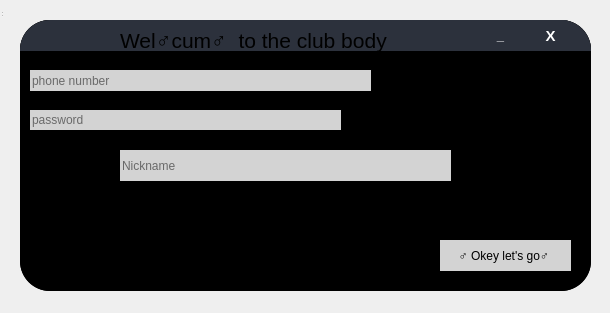
<?xml version="1.0" encoding="UTF-8"?>
<ui version="4.0">
 <class>log</class>
 <widget class="QDialog" name="log">
  <property name="geometry">
   <rect>
    <x>0</x>
    <y>0</y>
    <width>610</width>
    <height>313</height>
   </rect>
  </property>
  <property name="windowTitle">
   <string>MainWindow</string>
  </property>
  <widget class="QWidget" name="centralwidget" native="true">
   <property name="geometry">
    <rect>
     <x>0</x>
     <y>-20</y>
     <width>611</width>
     <height>371</height>
    </rect>
   </property>
   <widget class="QFrame" name="frame">
    <property name="geometry">
     <rect>
      <x>20</x>
      <y>40</y>
      <width>571</width>
      <height>271</height>
     </rect>
    </property>
    <property name="styleSheet">
     <string notr="true">border-radius:30;
background-color: black;</string>
    </property>
    <property name="frameShape">
     <enum>QFrame::StyledPanel</enum>
    </property>
    <property name="frameShadow">
     <enum>QFrame::Raised</enum>
    </property>
    <widget class="QLineEdit" name="phone">
     <property name="geometry">
      <rect>
       <x>10</x>
       <y>50</y>
       <width>341</width>
       <height>21</height>
      </rect>
     </property>
     <property name="styleSheet">
      <string notr="true">background-color:lightgray;</string>
     </property>
     <property name="placeholderText">
      <string>phone number</string>
     </property>
    </widget>
    <widget class="QLineEdit" name="password">
     <property name="geometry">
      <rect>
       <x>10</x>
       <y>90</y>
       <width>311</width>
       <height>20</height>
      </rect>
     </property>
     <property name="styleSheet">
      <string notr="true">background-color:lightgray;</string>
     </property>
     <property name="placeholderText">
      <string>password</string>
     </property>
    </widget>
    <widget class="QLineEdit" name="nick">
     <property name="geometry">
      <rect>
       <x>100</x>
       <y>130</y>
       <width>331</width>
       <height>31</height>
      </rect>
     </property>
     <property name="styleSheet">
      <string notr="true">background-color:lightgray;</string>
     </property>
     <property name="placeholderText">
      <string>Nickname</string>
     </property>
    </widget>
    <widget class="QWidget" name="widget" native="true">
     <property name="geometry">
      <rect>
       <x>0</x>
       <y>0</y>
       <width>571</width>
       <height>271</height>
      </rect>
     </property>
     <widget class="QFrame" name="frame_2">
      <property name="geometry">
       <rect>
        <x>0</x>
        <y>0</y>
        <width>571</width>
        <height>31</height>
       </rect>
      </property>
      <property name="sizePolicy">
       <sizepolicy hsizetype="Expanding" vsizetype="Expanding">
        <horstretch>0</horstretch>
        <verstretch>0</verstretch>
       </sizepolicy>
      </property>
      <property name="minimumSize">
       <size>
        <width>0</width>
        <height>0</height>
       </size>
      </property>
      <property name="styleSheet">
       <string notr="true">QFrame{
	border-bottom-left-radius: 0px;
	border-bottom-right-radius: 0px;
	background-color: #2C313C;
}</string>
      </property>
      <property name="frameShape">
       <enum>QFrame::StyledPanel</enum>
      </property>
      <property name="frameShadow">
       <enum>QFrame::Raised</enum>
      </property>
      <widget class="QPushButton" name="pushButton_3">
       <property name="geometry">
        <rect>
         <x>510</x>
         <y>0</y>
         <width>41</width>
         <height>31</height>
        </rect>
       </property>
       <property name="font">
        <font>
         <pointsize>11</pointsize>
         <weight>75</weight>
         <bold>true</bold>
        </font>
       </property>
       <property name="cursor">
        <cursorShape>PointingHandCursor</cursorShape>
       </property>
       <property name="styleSheet">
        <string notr="true">QPushButton{
	color: white;
	border: none;
	border-top-right-radius: 7px;
	background-color: #2C313C;
}

QPushButton:hover{
	background-color: #45494D;
}

QPushButton:pressed{
	color: #EA2F4E;
}</string>
       </property>
       <property name="text">
        <string>X</string>
       </property>
      </widget>
      <widget class="QPushButton" name="pushButton_5">
       <property name="geometry">
        <rect>
         <x>460</x>
         <y>0</y>
         <width>41</width>
         <height>31</height>
        </rect>
       </property>
       <property name="font">
        <font>
         <pointsize>10</pointsize>
         <weight>75</weight>
         <bold>true</bold>
        </font>
       </property>
       <property name="cursor">
        <cursorShape>PointingHandCursor</cursorShape>
       </property>
       <property name="styleSheet">
        <string notr="true">QPushButton{
	color: white;
	border: none;
	border-top-right-radius: 7px;
	background-color: #2C313C;
}

QPushButton:hover{
	background-color: #45494D;
}

QPushButton:pressed{
	color: #EA2F4E;
}</string>
       </property>
       <property name="text">
        <string>_</string>
       </property>
       <property name="default">
        <bool>false</bool>
       </property>
      </widget>
      <widget class="QLabel" name="label">
       <property name="geometry">
        <rect>
         <x>100</x>
         <y>10</y>
         <width>301</width>
         <height>21</height>
        </rect>
       </property>
       <property name="font">
        <font>
         <pointsize>16</pointsize>
        </font>
       </property>
       <property name="text">
        <string>Wel♂cum♂  to the club body</string>
       </property>
      </widget>
     </widget>
     <widget class="QPushButton" name="pushButton">
      <property name="geometry">
       <rect>
        <x>420</x>
        <y>220</y>
        <width>131</width>
        <height>31</height>
       </rect>
      </property>
      <property name="styleSheet">
       <string notr="true">background-color:lightgray;
border-raduis:30px;</string>
      </property>
      <property name="text">
       <string>♂ Okey let's go♂ </string>
      </property>
     </widget>
     <widget class="QTextBrowser" name="textBrowser">
      <property name="geometry">
       <rect>
        <x>20</x>
        <y>180</y>
        <width>531</width>
        <height>31</height>
       </rect>
      </property>
      <property name="font">
       <font>
        <family>Gadugi</family>
        <pointsize>8</pointsize>
       </font>
      </property>
      <property name="styleSheet">
       <string notr="true">color:red;</string>
      </property>
     </widget>
    </widget>
    <zorder>widget</zorder>
    <zorder>phone</zorder>
    <zorder>password</zorder>
    <zorder>nick</zorder>
   </widget>
  </widget>
  <widget class="QStatusBar" name="statusbar">
   <property name="geometry">
    <rect>
     <x>0</x>
     <y>0</y>
     <width>3</width>
     <height>18</height>
    </rect>
   </property>
  </widget>
 </widget>
 <resources/>
 <connections/>
</ui>
